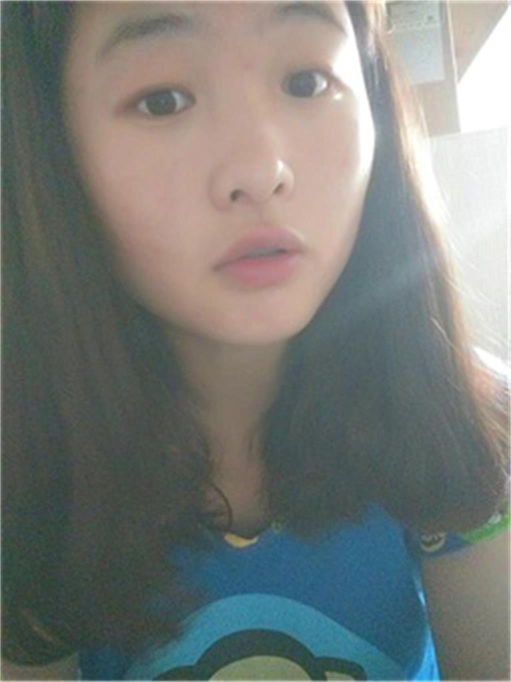
#> input picture Ml/OpenCVDemo/image/1.jpg, 1022 x 1363 px (shown at 1/2 size)
$ python '阈值.py'
#> lines starting #> are read from the running program, lines starting #| are printed output that depends on the picture; after the words box and inside, x2 and y2 are one past the last pixel; in counts of white or black regions, pixels touching at a corner belong together
#!/usr/bin/python
# -*- coding: UTF-8 -*-
import cv2
import matplotlib.pyplot as plt

#图像的阈值处理一般使得图像的像素值更单一、图像更简单

#这个函数有四个参数，第一个原图像，第二个进行分类的阈值，第三个是高于（低于）阈值时赋予的新值，第四个是一个方法选择参数，常用的有：
#• cv2.THRESH_BINARY（黑白二值）
#• cv2.THRESH_BINARY_INV（黑白二值反转）
#• cv2.THRESH_TRUNC （得到的图像为多像素值）
#• cv2.THRESH_TOZERO
#• cv2.THRESH_TOZERO_INV
#该函数有两个返回值，第一个retVal（得到的阈值值（在后面一个方法中会用到）），第二个就是阈值化后的图像。
img = cv2.imread('image/1.jpg',0) #直接读为灰度图像
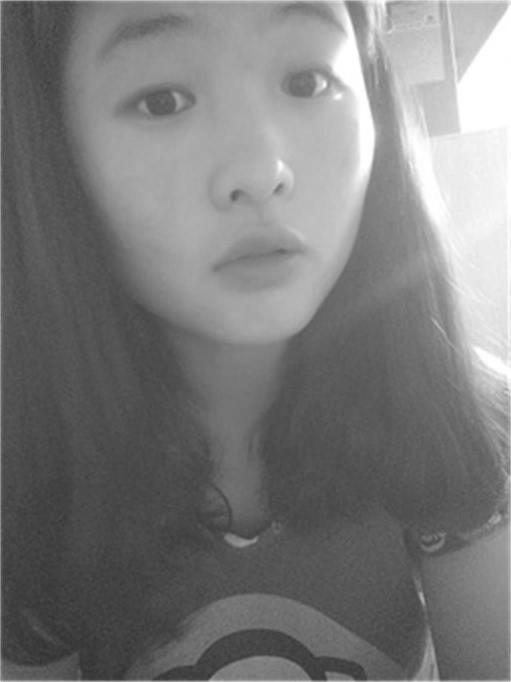
#> img: shape (1363, 1022) (shown at 1/2 size); min 50, max 255, mean 122.7
# ret,thresh1 = cv2.threshold(img,127,255,cv2.THRESH_BINARY)
# ret,thresh2 = cv2.threshold(img,127,255,cv2.THRESH_BINARY_INV)
# ret,thresh3 = cv2.threshold(img,127,255,cv2.THRESH_TRUNC)
# ret,thresh4 = cv2.threshold(img,127,255,cv2.THRESH_TOZERO)
# ret,thresh5 = cv2.threshold(img,127,255,cv2.THRESH_TOZERO_INV)
# titles = ['img','BINARY','BINARY_INV','TRUNC','TOZERO','TOZERO_INV']
# images = [img,thresh1,thresh2,thresh3,thresh4,thresh5]
# for i in range(6):
#     plt.subplot(2,3,i+1),plt.imshow(images[i],'gray')
#     plt.title(titles[i])
#     plt.xticks([]),plt.yticks([])
# plt.show()


#前面看到简单阈值是一种全局性的阈值，只需要规定一个阈值值，整个图像都和这个阈值比较。
# 而自适应阈值可以看成一种局部性的阈值，通过规定一个区域大小，
# 比较这个点与区域大小里面像素点的平均值（或者其他特征）的大小关系确定这个像素点是属于黑或者白（如果是二值情况）。
# 使用的函数为：cv2.adaptiveThreshold（）

#该函数需要填6个参数：
#第一个原始图像
#第二个像素值上限
#第三个自适应方法Adaptive Method:
#— cv2.ADAPTIVE_THRESH_MEAN_C ：领域内均值
#—cv2.ADAPTIVE_THRESH_GAUSSIAN_C ：领域内像素点加权和，权 重为一个高斯窗口
#第四个值的赋值方法：只有cv2.THRESH_BINARY 和cv2.THRESH_BINARY_INV
#第五个Block size:规定领域大小（一个正方形的领域）
#第六个常数C，阈值等于均值或者加权值减去这个常数（为0相当于阈值 就是求得领域内均值或者加权值）
#这种方法理论上得到的效果更好，相当于在动态自适应的调整属于自己像素点的阈值，而不是整幅图像都用一个阈值。

ret,th1 = cv2.threshold(img,127,255,cv2.THRESH_BINARY)
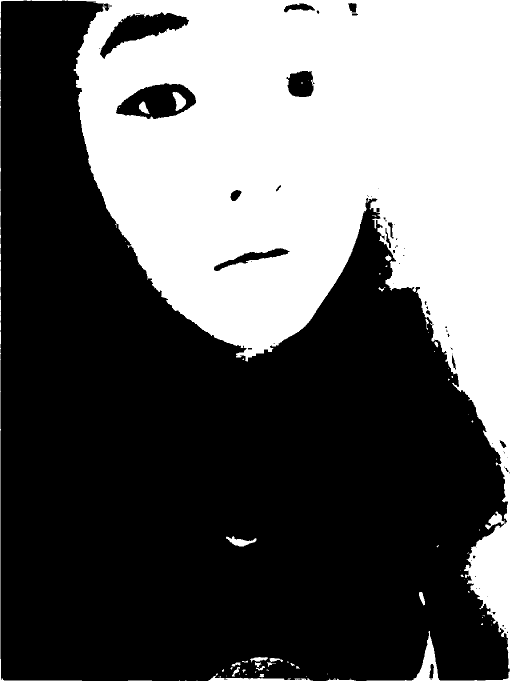
#> th1: shape (1363, 1022) (shown at 1/2 size); 38.5% white; 70 white regions (48 under 20 px), largest, box (x1, y1, x2, y2) and area: (0, 0, 1022, 1363) 532977, (345, 184, 372, 222) 595, (452, 1072, 513, 1093) 576
th2 = cv2.adaptiveThreshold(img,255,cv2.ADAPTIVE_THRESH_MEAN_C,\
cv2.THRESH_BINARY,11,2) #换行符号 \
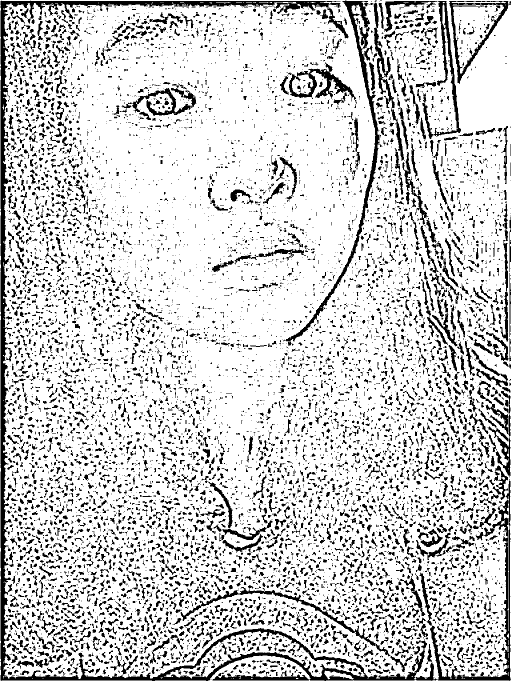
#> th2: shape (1363, 1022) (shown at 1/2 size); 81.4% white; 9602 black regions (6644 under 20 px), largest, box (x1, y1, x2, y2) and area: (1, 1, 1022, 1362) 40205, (568, 1, 808, 692) 9584, (844, 2, 922, 278) 3299
th3 = cv2.adaptiveThreshold(img,255,cv2.ADAPTIVE_THRESH_GAUSSIAN_C,\
cv2.THRESH_BINARY,11,2) #换行符号 \
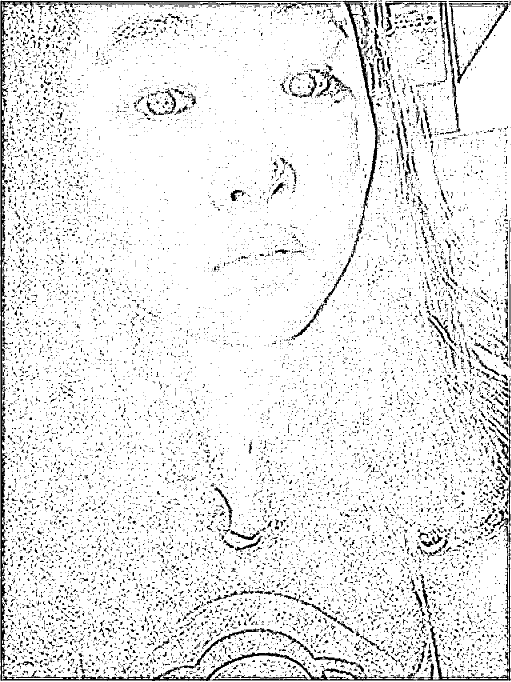
#> th3: shape (1363, 1022) (shown at 1/2 size); 90.8% white; black in thin lines or dots
images = [img,th1,th2,th3]
plt.figure()
for i in range(4):
    plt.subplot(2,2,i+1),plt.imshow(images[i],'gray')
plt.show()


#Otsu滤波
#简单滤波
#那么经过Otsu’s得到的那个阈值就是函数cv2.threshold的第一个参数了。因为Otsu’s方法会产生一个阈值，那么函数cv2.threshold的的第二个参数（设置阈值）就是0了，
# 并且在cv2.threshold的方法参数中还得加上语句cv2.THRESH_OTSU。那么什么是双峰图像（只能是灰度图像才有），就是图像的灰度统计图中可以明显看出只有两个波峰
ret1,th1 = cv2.threshold(img,127,255,cv2.THRESH_BINARY)
#Otsu 滤波
ret2,th2 = cv2.threshold(img,0,255,cv2.THRESH_BINARY+cv2.THRESH_OTSU)
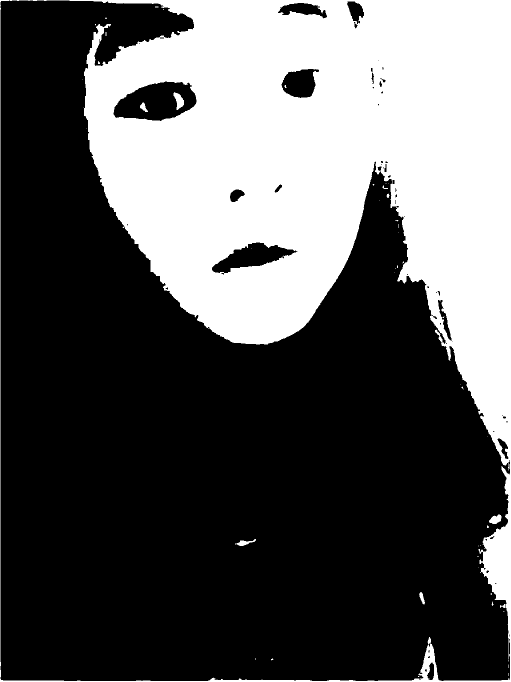
#> th2: shape (1363, 1022) (shown at 1/2 size); 34.9% white; 51 white regions (42 under 20 px), largest, box (x1, y1, x2, y2) and area: (0, 0, 1022, 1363) 484741, (347, 184, 368, 220) 418, (978, 1029, 1003, 1048) 318
#> ret2 = 136
print (ret1,ret2)
#| 127.0 136.0
plt.figure()
plt.subplot(221),plt.imshow(img,'gray')
plt.subplot(222),plt.hist(img.ravel(),256)#.ravel方法将矩阵转化为一维
plt.subplot(223),plt.imshow(th1,'gray')
plt.subplot(224),plt.imshow(th2,'gray')
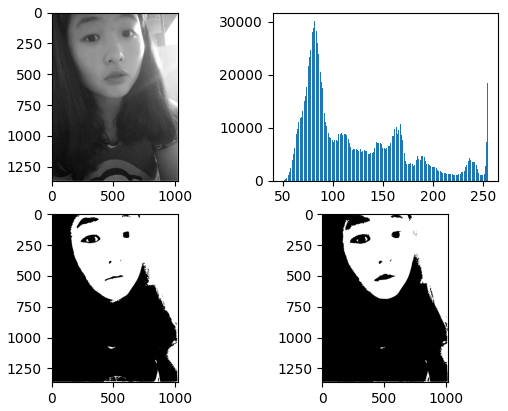
#> figure drawn by matplotlib, 4 panels; panel 2: tallest bar 30182 high, from x = 81.23 to 82.03

$ run again, with Ml/OpenCVDemo/image/wxs.jpg copied over Ml/OpenCVDemo/image/1.jpg
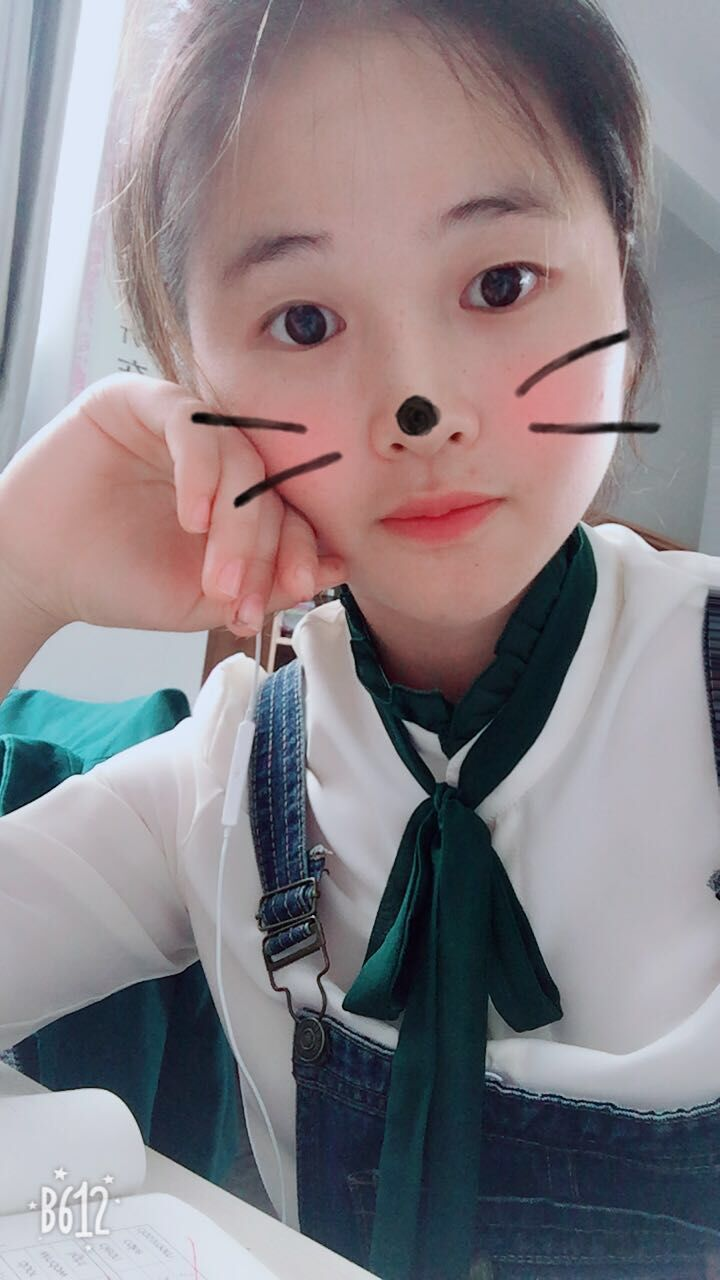
#> input picture Ml/OpenCVDemo/image/wxs.jpg, 720 x 1280 px
#> `ret,th1 = cv2.threshold(img,127,255,cv2.THRESH_BINARY)`:
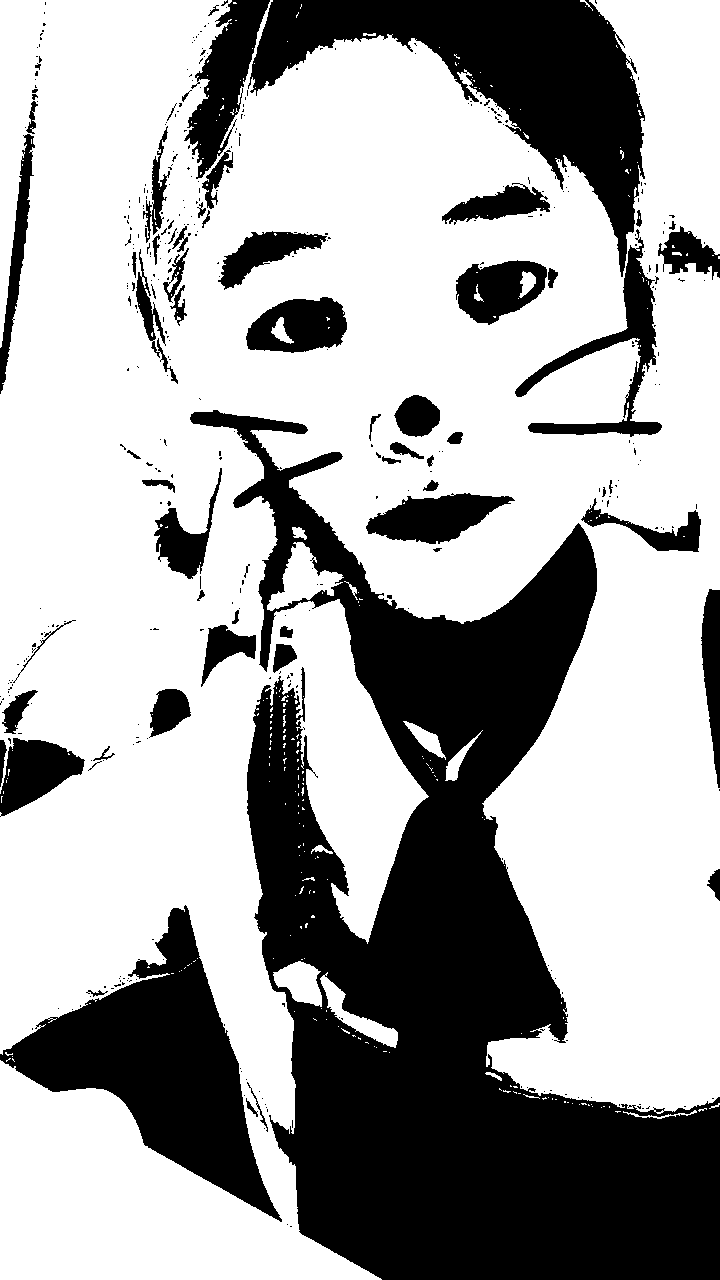
#> th1: shape (1280, 720); 65.7% white; 434 black regions (369 under 20 px), largest, box (x1, y1, x2, y2) and area: (190, 410, 720, 1280) 189862, (248, 0, 645, 277) 37132, (0, 905, 282, 1222) 32454
#> th3: shape (1280, 720); 81.9% white; black in thin lines or dots
#> ret2 = 106
#| 127.0 106.0
#> `plt.subplot(224),plt.imshow(th2,'gray')`:
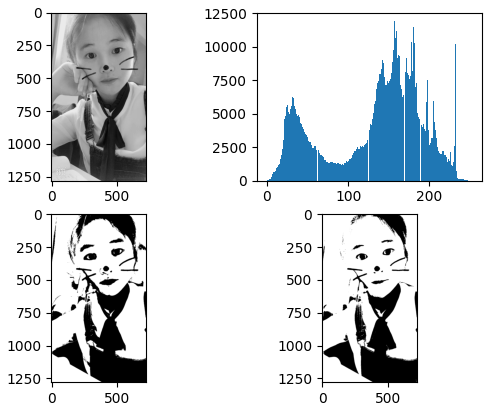
#> figure drawn by matplotlib, 4 panels; panel 2: tallest bar 11962 high, from x = 156.5 to 157.5
